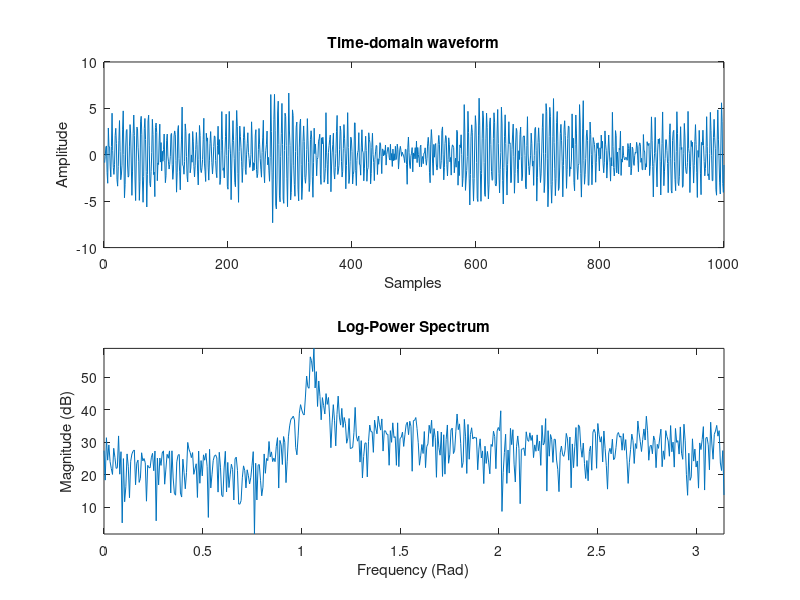

Reproduce this figure in MATLAB. (Note: this script raises an error after producing the figure.)
% function [] = testARMAX()

% Play around with the SysID toolbox to see about pole zero estimation
close all; clear all;

% Synthesize ARMA model

N = 1000; % Number of data points
p = 2; % Number of poles 
q = 2; % Number of zeros


rz = .9; thetaz =  pi/4; % Complex-conjugate zero pair: (+/-  pi/4, .9)
rp = .99; thetap = pi/3;  % Complex-conjugate pole pair: (+/- pi/3, .99)

% Create an ARMA model by filtering a white noise sequence
sigma = 1;
x = filter([1 -2*cos(thetaz)*rz rz^2], [1 -2*cos(thetap)*rp rp^2], sigma*randn(N,1));

disp(['True AR Coefficients:' num2str([1, -2*cos(thetap)*rp, rp^2])]);
disp(['True MA Coefficients:' num2str([1, -2*cos(thetaz)*rz, rz^2])]);

figure;
subplot(2,1,1);
plot(x);
title('Time-domain waveform');
xlabel('Samples'); ylabel('Amplitude');
subplot(2,1,2);

lfft = 1024;
X = 20*log10(abs(fft(x,lfft)));
X = X(1:1:lfft/2);
bins = linspace(0,pi,length(X));
plot(bins, X);
title('Log-Power Spectrum');
xlabel('Frequency (Rad)'); ylabel('Magnitude (dB)');
axis('tight');

% Estimate AR params using arcov (this leads to a biased estimate)
[arCoeffs e] = arcov(x,p);
disp('Covariance Method: Estimated AR Coefficients');
disp(['AR Coeffs:' num2str(arCoeffs)]);

% Estimate ARMA parameters using armax function from Sys. ID. toolbox
data = iddata(x,[],1); % Package input
m = armax(data,[p q]); % Call estimator with desired model orders
disp('Sys ID toolbox ARMA estimates');
disp(['AR Coeffs: ' num2str(m.a)]); % Estimated AR Coefficients
disp(['MA Coeffs: ' num2str(m.c)]); % Estimated MA Coefficients

%% to recover residual standard deviation and variance (power)
e_ar = filter(arCoeffs, 1, x);
norm(e_ar)/sqrt(length(e_ar))
sqrt(mean(e_ar.^2)) % RMSE same as sigma
mean(e_ar.^2) % power of residual

e_arma = filter(m.a, m.c, x);
norm(e_arma)/sqrt(length(e_arma))
sqrt(mean(e_arma.^2)) % RMSE same as sigma
mean(e_arma.^2) % power of residual
